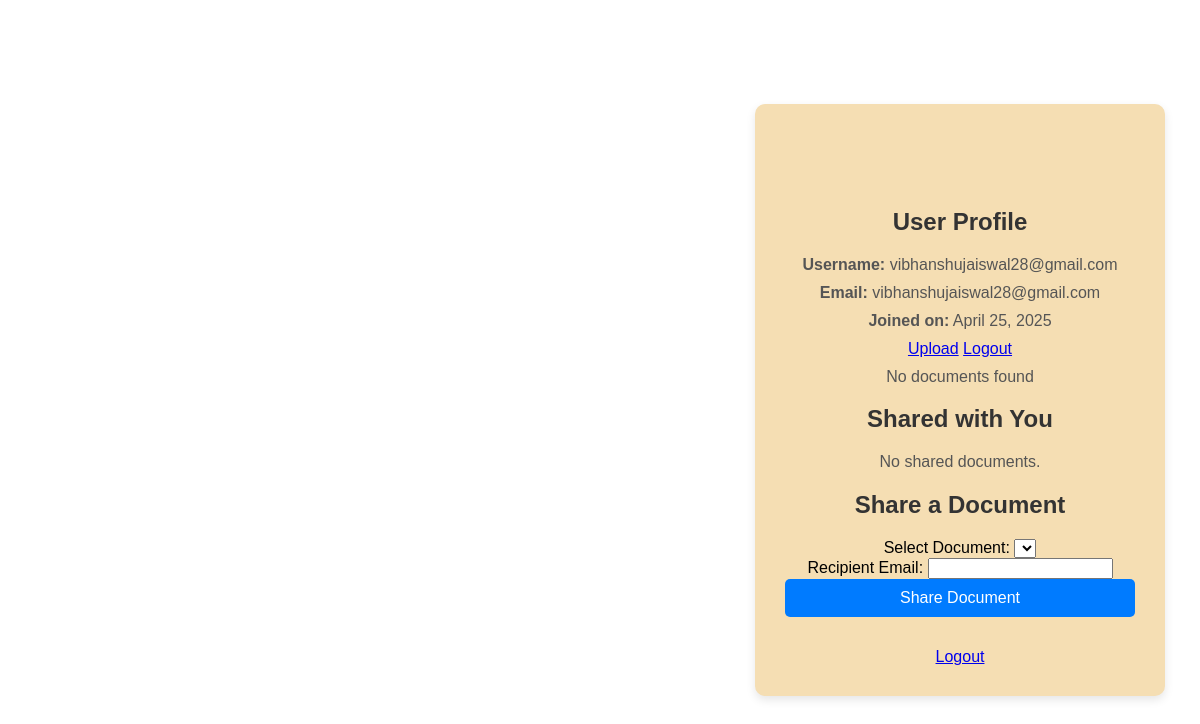
Screenshot of /share/ (signed in) with the database file from the repository.
### accounts/models.py (models this page shows, shortened)
class CustomUser(AbstractUser):
    USER_TYPE_CHOICES = (
        ('client', 'Client'),
        ('court', 'Court'),
        ('lawyer', 'Lawyer'),
    )
    user_type = models.CharField(max_length=10, choices=USER_TYPE_CHOICES)
    phone = models.CharField(max_length=15, blank=True)
    is_email_verified = models.BooleanField(default=False)

### accounts/views.py (the view, shortened to what this page needs)
# urls.py: path('share/', views.share_document, name='share_document'),
@login_required
@no_cache_view
def share_document(request):
    return render(request, 'profile.html')

### accounts/templates/profile.html (shortened to what this page needs)
{% block content %}
<div class="profile-container">
    <br><br><br>
    <h2>User Profile</h2>
    <p><strong>Username:</strong> {{ user.username }}</p>
    <p><strong>Email:</strong> {{ user.email }}</p>
    <p><strong>Joined on:</strong> {{ user.date_joined|date:"F d, Y" }}</p>
            {% if user.is_authenticated %}
               <a href="{% url 'upload' %}">Upload</a>
                <a href="{% url 'logout' %}">Logout</a>
            {% endif %}
     <div class="documents">
        {% for doc in documents %}
            <div class="doc-card">
                <h4>{{ doc.title }}</h4>
                <p>File : {{ doc.filename }}</p>
                <p>Category: {{ doc.get_category_display }}</p>
                <p>Uploaded: {{ doc.uploaded_at }}</p>
                <a href="{% url 'download_document' doc.cid doc.filename %}" class="btn" style="margin-top: 0.5rem; background: #1e3c72;">Download</a>
            </div>
        {% empty %}
            <p>No documents found</p>
        {% endfor %}
    </div>
    <h2>Shared with You</h2>
    <div class="document-list">
        {% for shared in shared_documents %}
            <p>
                {{ shared.document.title }} from {{ shared.owner.username }} -
                <a href="{% url 'access_shared_document' shared.token %}">Access</a>
            </p>
        {% empty %}
            <p>No shared documents.</p>
        {% endfor %}
    </div>
    <h2>Share a Document</h2>
    <form method="post" action="{% url 'share_document' %}" class="share-form">
        <label for="filename">Select Document:</label>
        <select name="filename" id="filename" required>
        </select>
        <br>
        <label for="recipient_email">Recipient Email:</label>
        <input type="email" name="recipient_email" id="recipient_email" required>
        <br>
        <button type="submit">Share Document</button>
    </form>
    <div class="edit-link">
        <a href="{% url 'logout' %}">Logout</a>
    </div>
</div>
{% endblock %}

### accounts/templates/profile.html (style rules this page uses)
.profile-container { background: wheat; padding: 30px; margin-left: 60%; border-radius: 10px; box-shadow: 0 4px 10px rgba(0, 0, 0, 0.1); width: 350px; transition: transform 0.3s ease; text-align: center; }
h2 { color: #333; margin-bottom: 20px; }
p { font-size: 16px; color: #555; margin: 10px 0; }
button { width: 100%; padding: 10px; background-color: #007BFF; color: white; border: none; border-radius: 5px; font-size: 16px; cursor: pointer; transition: background-color 0.3s ease; }
.edit-link { margin-top: 15px; display: inline-block; color: #007BFF; text-decoration: none; }

### rows the page displays
CustomUser: username "vibhanshujaiswal28@gmail.com", email "vibhanshujaiswal28@gmail.com", date_joined "April 25, 2025"
